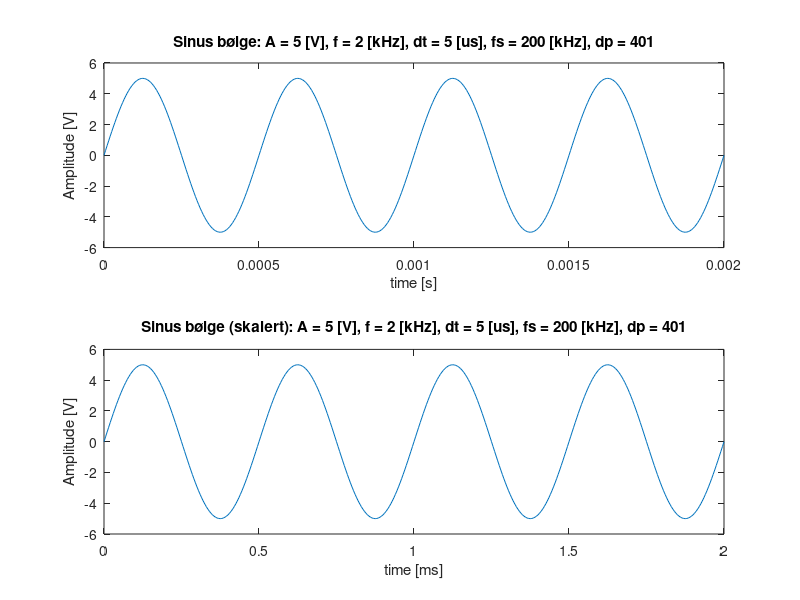
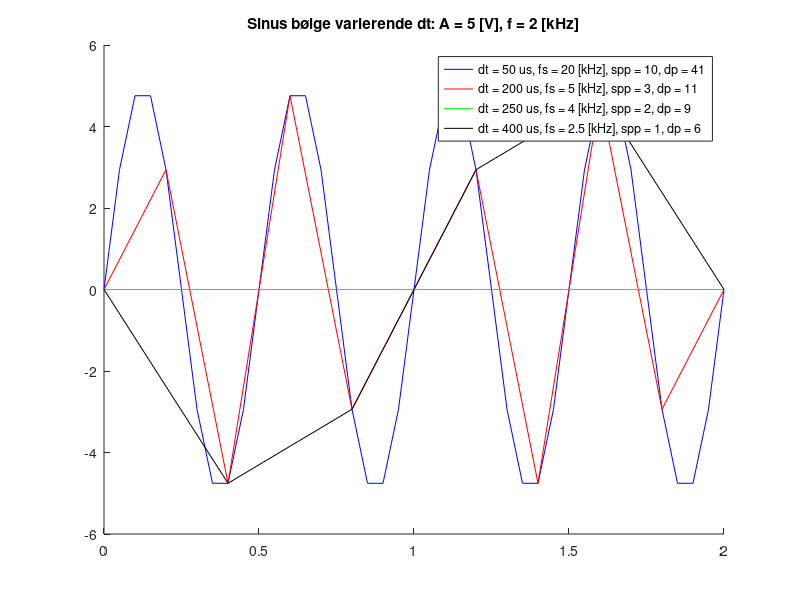
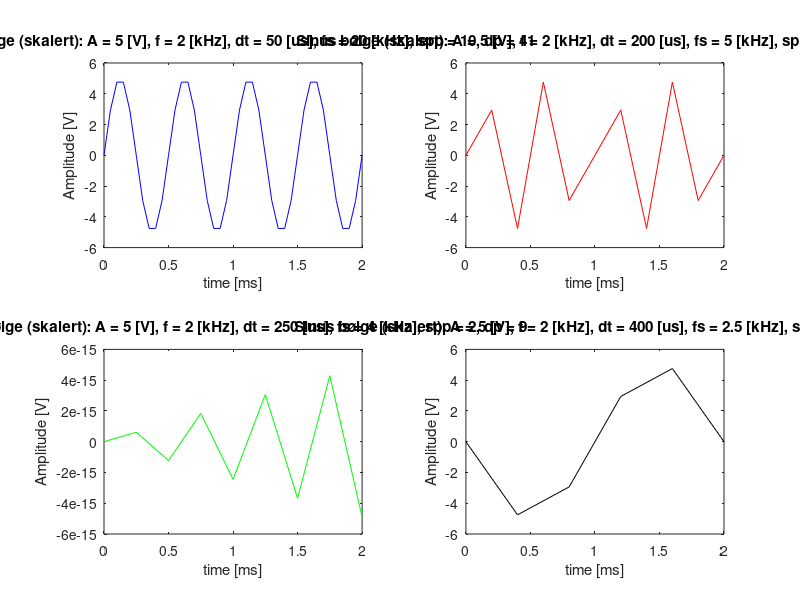

The MATLAB source for these figures, in order:
% Oppgave 2
% Oppgave 2

% a)
dt = 5e-6; # s 
fs = 1/dt;
t_start = 0; # s
t_end = 2e-3; # s

t = t_start:dt:t_end; 

% b) 
A = 5; # V
f = 2e3; # Hz
w = 2*pi*f;

s = A*sin(w*t);

figure(1);
subplot(2,1,1)
plot(t, s);

xlabel("time [s]"); ylabel("Amplitude [V]");
ttl = sprintf("Sinus bølge: A = %d [V], f = %d [kHz], dt = %g [us], fs = %g [kHz], dp = %d", A, f/1e3, dt*1e6, fs/1e3, length(t)); 
title(ttl);

% b)
subplot(2,1,2)
plot(t*1e3, s);

xlabel("time [ms]"); ylabel("Amplitude [V]");
ttl = sprintf("Sinus bølge (skalert): A = %d [V], f = %d [kHz], dt = %g [us], fs = %g [kHz], dp = %d", A, f/1e3, dt*1e6, fs/1e3, length(t)); 
title(ttl);

% c-f
dts = [50e-6, 200e-6, 250e-6, 400e-6]; # steg lengder
colors = ["b", "r", "g", "k"];

figure(3)
hold on; 
for i = 1:length(dts); # loope gjennom alle seg lengder
    dt_i = dts(i);
    fs_i = 1/dt_i;
    t_i = t_start:dt_i:t_end; 
    s_i = A*sin(w*t_i);
    spp_i = uint32(fs_i/f); # ca sample pr periode 

    plot(t_i*1e3, s_i, colors(i), "DisplayName", sprintf("dt = %g us, fs = %g [kHz], spp = %d, dp = %d", dt_i*1e6, fs_i/1e3, spp_i, length(t_i)));
end;

ttl = sprintf("Sinus bølge varierende dt: A = %d [V], f = %d [kHz]", A, f/1e3); 
title(ttl);
legend();

hold off;

figure(4);
for i = 1:length(dts)
    dt_i = dts(i);
    fs_i = 1/dt_i;
    t_i = t_start:dt_i:t_end; 
    s_i = A*sin(w*t_i);
    spp_i = uint32(fs_i/f); # ca sample pr periode

    subplot(2,2, i);
    plot(t_i*1e3, s_i, colors(i));

    xlabel("time [ms]"); ylabel("Amplitude [V]");
    ttl_i = sprintf("Sinus bølge (skalert): A = %d [V], f = %d [kHz], dt = %g [us], fs = %g [kHz], spp = %d, dp = %d", A, f/1e3, dt_i*1e6, fs_i/1e3, spp_i, length(t_i));
    title(ttl_i);
end;
